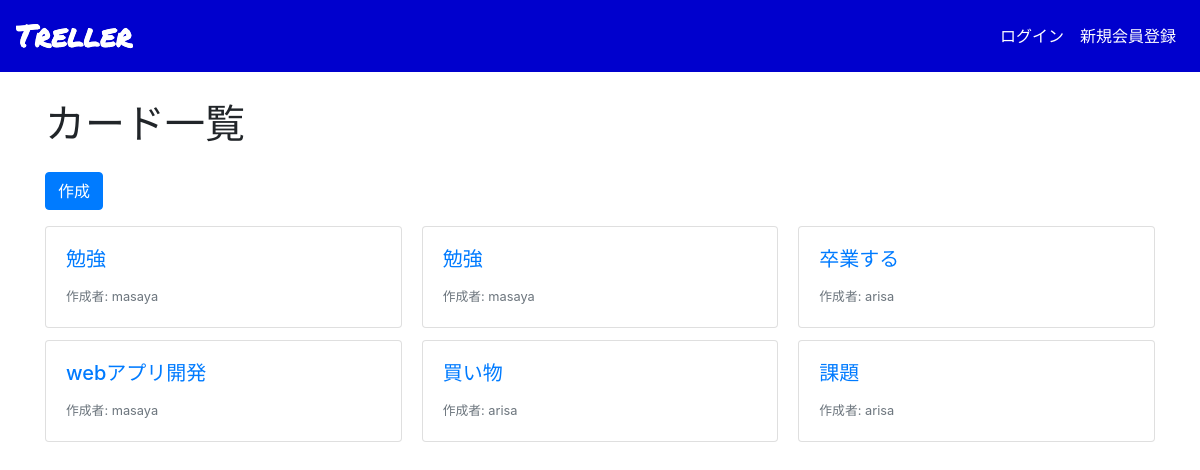
Page /cards/ on the committed database.
### trello_app/models.py (models this page shows, shortened)
class Card(models.Model):
    title = models.CharField(max_length=200)
    description = models.TextField()
    user = models.ForeignKey(User, on_delete=models.CASCADE)
    list = models.ForeignKey(List, on_delete=models.CASCADE)

### trello_app/views.py (the view)
# urls.py: path('cards/', views.CardListView.as_view(), name='cards_list'),
class CardListView(ListView):
    model = Card
    template_name = 'cards/list.html'

### trello_app/templates/cards/list.html
{% extends "base.html" %}
{% block content %}
<div class="container">
  <h1>カード一覧</h1>
  <a class="btn btn-primary my-3" href="{% url 'trello:cards_create' %}" role="button">作成</a>
  <div class="card-columns">
    {% for card in card_list %}
    <a href="{% url 'trello:cards_detail' card.pk %}" class="card">
      <div class="card-body">
        <h5 class="card-title">{{ card.title }}</h5>
        <footer>
          <small class="text-muted">作成者: {{ card.user.username }}</small>
        </footer>
      </div>
    </a>
    {% endfor %}
  </div>
</div>
{% endblock %}

### trello_app/static/css/base.css (style rules this page uses)
body { padding-top: 100px; }

### rows in the picture
Card: title "勉強", user.username "masaya"
Card: title "webアプリ開発", user.username "masaya"
Card: title "勉強", user.username "masaya"
Card: title "買い物", user.username "arisa"
Card: title "卒業する", user.username "arisa"
Card: title "課題", user.username "arisa"
